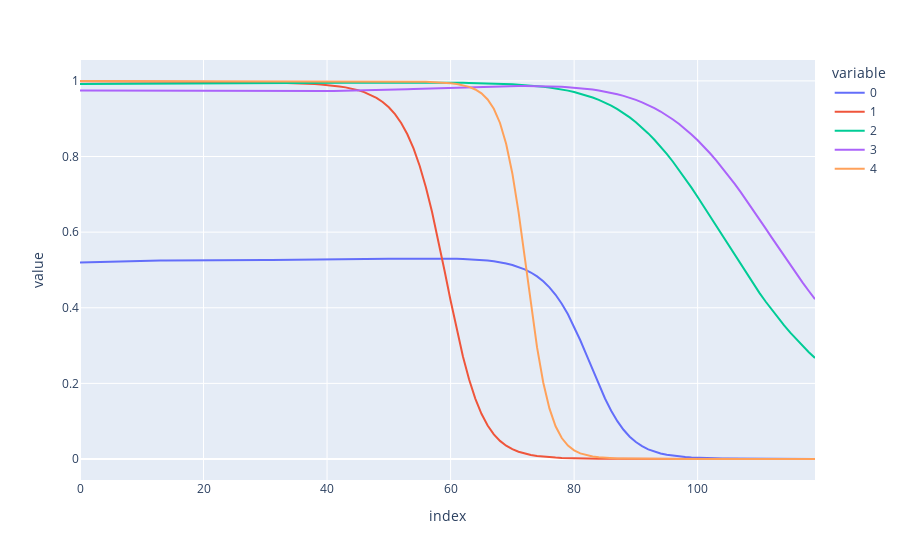

Write notebook code for a chart like this one.
### Code cell
evals_for_scales = [eval(10138, scale=scale) for scale in range(120)]
px.line(evals_for_scales)
